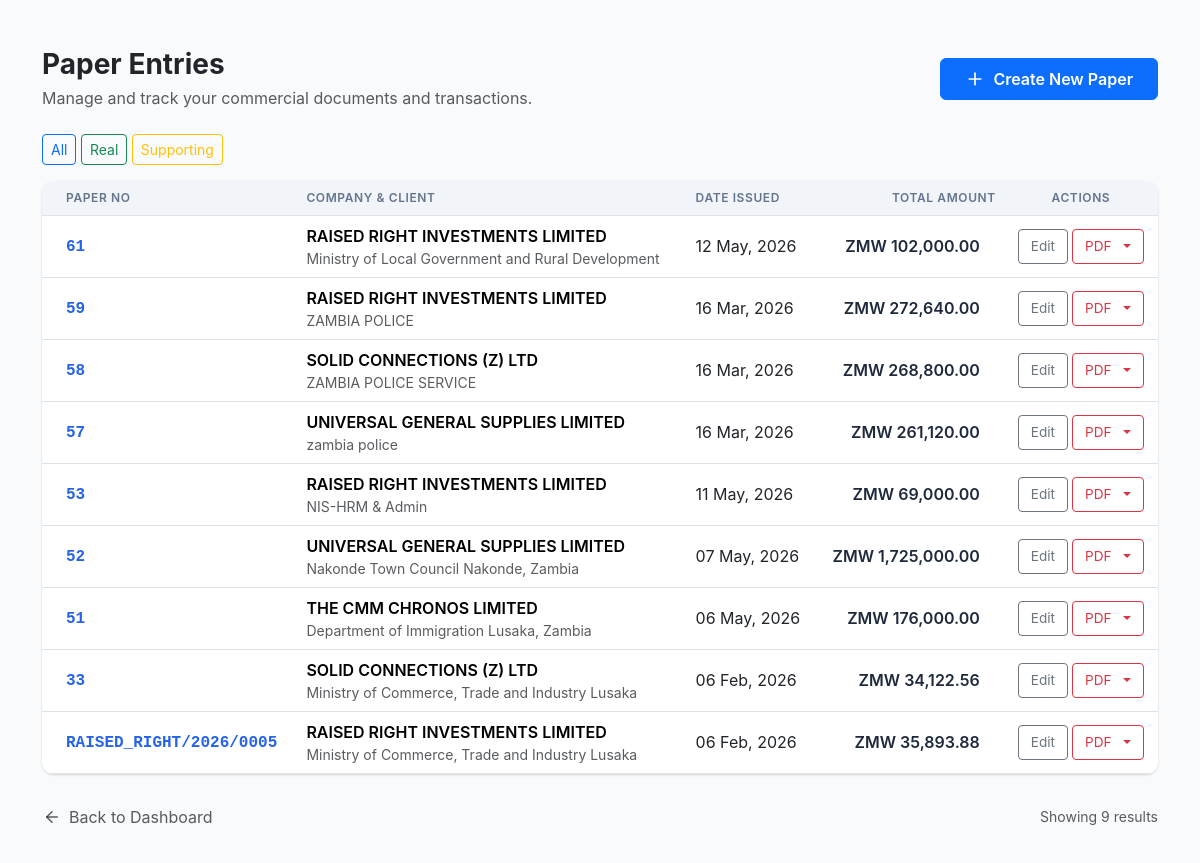
Before: /papers/?kind=SUPPORT with the older database file.
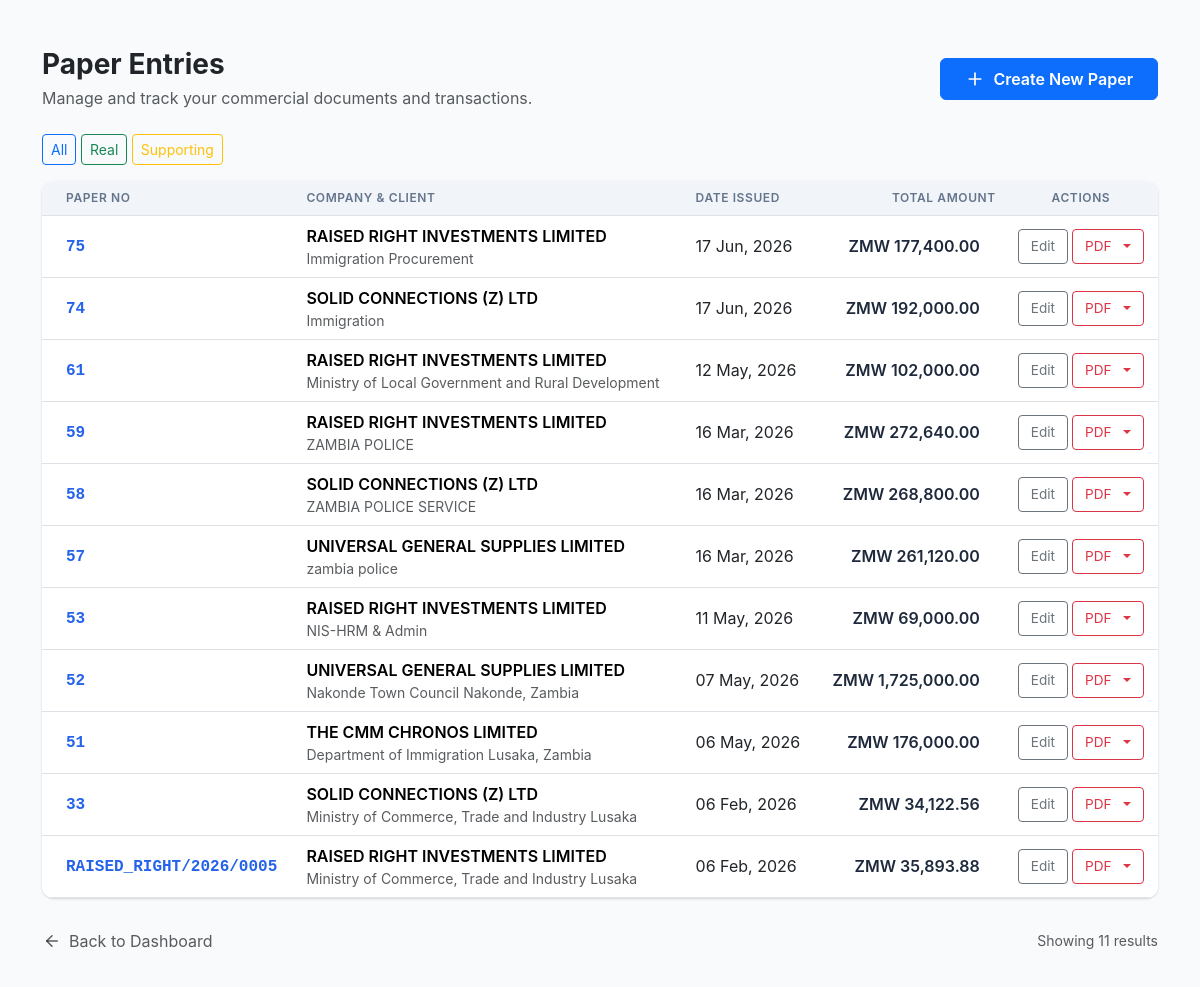
After: the same page with the newer database file.
### papers/models.py (models this page shows, shortened)
class PaperEntry(models.Model):
    class Kind(models.TextChoices):
        REAL = "REAL", "Real"
        SUPPORTING = "SUPPORT", "Supporting"
    company = models.ForeignKey(Company, on_delete=models.CASCADE)
    client = models.ForeignKey(Client, on_delete=models.SET_NULL, null=True, blank=True)
    kind = models.CharField(max_length=10, choices=Kind.choices, default=Kind.REAL)
    parent = models.ForeignKey(
        "self",
        on_delete=models.SET_NULL,
        null=True, blank=True,
        related_name="supporting_papers",
        limit_choices_to={"kind": Kind.REAL},
    )
    paper_number = models.CharField(max_length=50, unique=True, blank=True)  # KEEP AS BEFORE
    date = models.DateField(default=now)
    tax_percentage = models.DecimalField(max_digits=5, decimal_places=2, default=0)
    subtotal = models.DecimalField(max_digits=12, decimal_places=2, default=0)
    tax_amount = models.DecimalField(max_digits=12, decimal_places=2, default=0)
    total = models.DecimalField(max_digits=12, decimal_places=2, default=0)
    prepared_by = models.CharField(max_length=255, blank=True)
    delivered_by = models.CharField(max_length=255, blank=True)
    received_by = models.CharField(max_length=255, blank=True)
    created_at = models.DateTimeField(auto_now_add=True)

class Company(models.Model):
    name = models.CharField(max_length=255)
    slug = models.SlugField(unique=True)
    logo = models.ImageField(upload_to="logos/", blank=True, null=True)  # avoid migration pain
    address = models.TextField(blank=True)
    phone = models.CharField(max_length=50, blank=True)
    email = models.EmailField(blank=True)

class Client(models.Model):
    name = models.CharField(max_length=255)
    contact_person = models.CharField(max_length=255, blank=True)
    phone = models.CharField(max_length=50, blank=True)  # optional
    email = models.EmailField(blank=True)
    address = models.TextField(blank=True)

### papers/views.py (the view)
# urls.py: path('', views.paper_list, name='paper_list'),
def paper_list(request):
    kind = request.GET.get("kind", "").strip()  # REAL / SUPPORT
    qs = PaperEntry.objects.all().order_by("-created_at")
    if kind in ("REAL", "SUPPORT"):
        qs = qs.filter(kind=kind)
    return render(request, "papers/paper_list.html", {
        "entries": qs,
        "kind": kind,
    })

### papers/templates/papers/paper_list.html (shortened to what the changed rows need)
{% load humanize %}
<!DOCTYPE html>
<html lang="en">
<head>
    <link href="https://cdn.jsdelivr.net/npm/bootstrap@5.3.2/dist/css/bootstrap.min.css" rel="stylesheet">
</head>
<body>
<div class="container py-5">
    <div class="card overflow-hidden">
        <div class="card-body p-0">
            {% if entries %}
                <div class="table-responsive">
                    <table class="table table-hover align-middle mb-0">
                        <thead>
                            <tr>
                                <th class="ps-4">Paper No</th>
                                <th>Company &amp; Client</th>
                                <th>Date Issued</th>
                                <th class="text-end">Total Amount</th>
                                <th class="text-center">Actions</th>
                            </tr>
                        </thead>
                        <tbody>
                        {% for entry in entries %}
                            <tr>
                                <td class="ps-4">
                                    <span class="paper-no">{{ entry.paper_number }}</span>
                                </td>
                                <td>
                                    <div class="fw-semibold">{{ entry.company.name }}</div>
                                    <div class="small text-muted">{{ entry.client.name }}</div>
                                </td>
                                <td>
                                    <div class="text-dark">{{ entry.date|date:"d M, Y" }}</div>
                                </td>
                                <td class="text-end pe-4">
                                    <span class="currency-font">ZMW {{ entry.total|floatformat:2|intcomma }}</span>
                                </td>
                                <td class="text-center actions-cell">
                                    <div class="d-flex flex-wrap justify-content-center">
                                        <a href="{% url 'paper_edit' entry.id %}"
                                           class="btn btn-sm btn-outline-secondary btn-action"
                                           title="Edit Paper (Client + Items)">
                                            Edit
                                        </a>
                                        <div class="dropdown">
                                            <button class="btn btn-sm btn-outline-danger btn-action dropdown-toggle"
                                                    type="button"
                                                    data-bs-toggle="dropdown"
                                                    aria-expanded="false">
                                                PDF
                                            </button>
                                        </div>
                                    </div>
                                </td>
                            </tr>
                        {% endfor %}
                        </tbody>
                    </table>
                </div>
            {% endif %}
        </div>
    </div>
    <div class="mt-4 d-flex justify-content-between align-items-center">
        <a href="/" class="btn btn-link text-decoration-none text-muted d-inline-flex align-items-center gap-2 ps-0">
            <svg xmlns="http://www.w3.org/2000/svg" width="18" height="18" viewBox="0 0 24 24" fill="none" stroke="currentColor"
                 stroke-width="2" stroke-linecap="round" stroke-linejoin="round">
                <line x1="19" y1="12" x2="5" y2="12"></line>
                <polyline points="12 19 5 12 12 5"></polyline>
            </svg>
            Back to Dashboard
        </a>
        {% if entries %}
        <div class="text-muted small">
            Showing {{ entries|length }} result{{ entries|length|pluralize }}
        </div>
        {% endif %}
    </div>
</div>
</body>
</html>

Changed rows visible on the page:
added PaperEntry: paper_number "75", company.name "RAISED RIGHT INVESTMENTS LIMITED", client.name "Immigration Procurement", date "17 Jun, 2026", total "177,400.00"
added PaperEntry: paper_number "74", company.name "SOLID CONNECTIONS (Z) LTD", client.name "Immigration", date "17 Jun, 2026", total "192,000.00"
Other visible differences:
{{ entries|length }}: "9" → "11"
